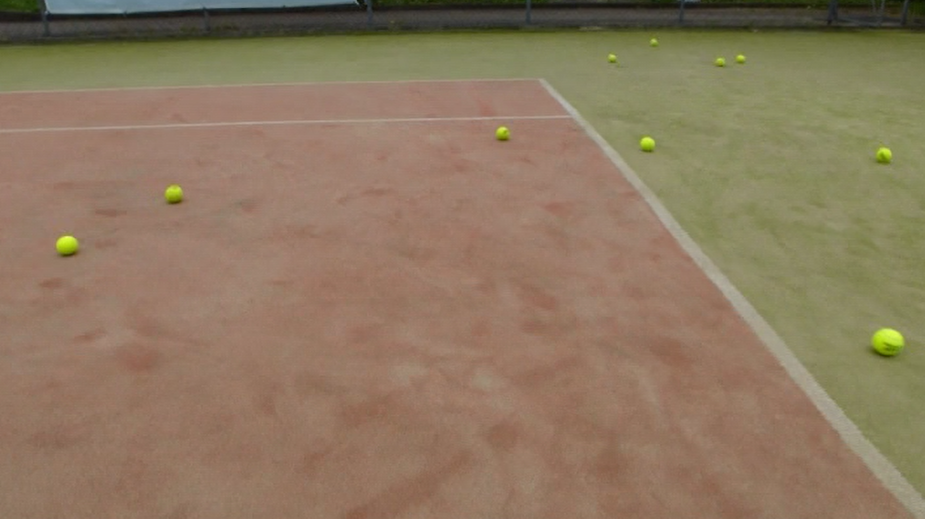
%> input picture p3_imageProcessing/pictures/tennis.png, 925 x 519 px
$ octave Example_Color_SegmentationOfYellowTennisBalls_EuclideanDistance.m   (GNU Octave 9; MATLAB toolbox functions it lacks are replaced by stand-ins)
%> lines starting %> are read from the running program, lines starting %| are printed output that depends on the picture; in (x1, y1, x2, y2) boxes, pixels count from 0 and x2, y2 are one past the last pixel; in counts of white or black regions, pixels touching at a corner belong together; the program's own positions count from 1
% Digital image processing - example
% Color - Segmentation of yellow tennis balls - Euclidean Distance
% lecturer slide: 15

%%
clear all, close all, clc;

%%
I = imread('pictures/tennis.png');
%> I is the input picture: size 519x925x3 uint8; mean R, G, B 140.9, 120.5, 95.9

%%
R = double(I(:,:,1));
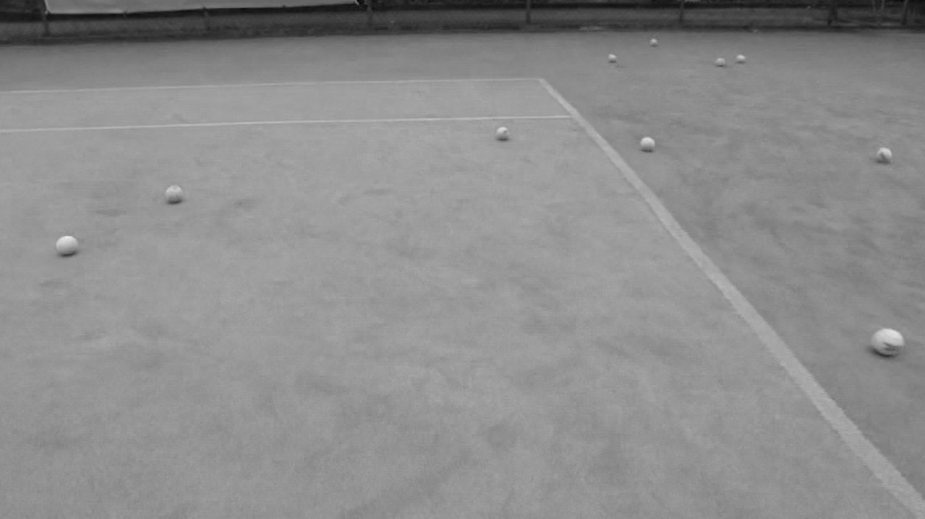
%> R: size 519x925 double; min 8, max 239, mean 140.9
G = double(I(:,:,2));
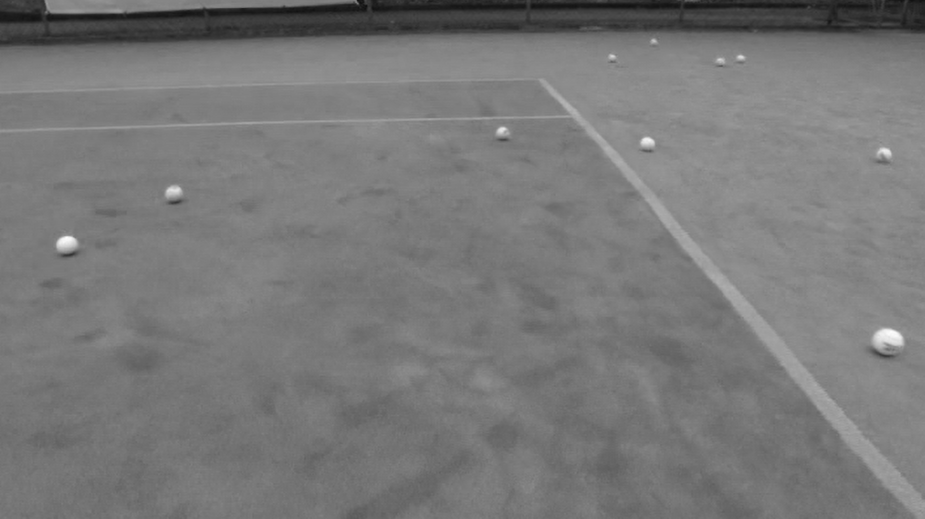
%> G: size 519x925 double; min 17, max 252, mean 120.5
B = double(I(:,:,3));
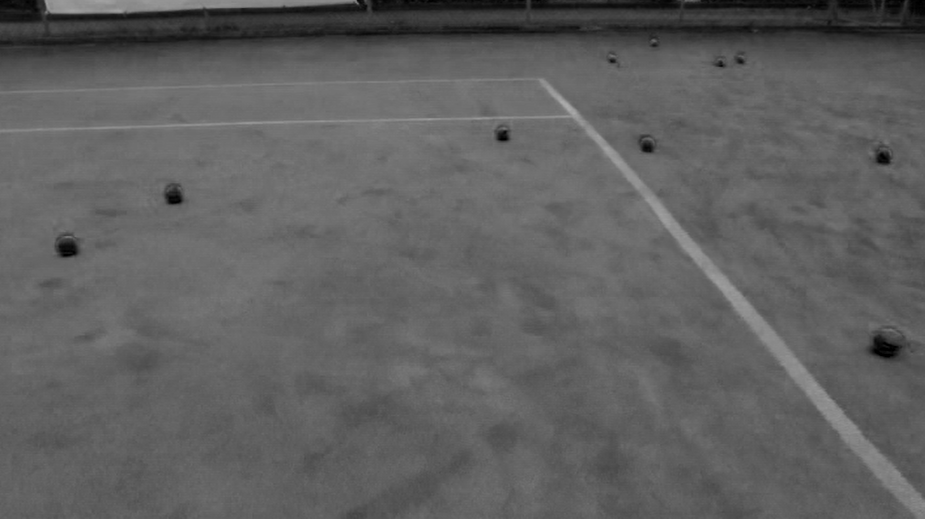
%> B: size 519x925 double; min 0, max 173, mean 95.9

%%
%imshow(I)
%x = impixel
x = [173   206    13;
   214   244    60;
   155   172    28;
   170   198    34;
   190   226    52;
   121   153     6;
   189   223    54;
   190   223    58;
   168   206    15;
   114   143    16;
   175   197    63;
   150   124   106]

%%
a = mean(x)
y = sqrt((R-a(1)).^2+(G-a(2)).^2+(B-a(3)).^2);
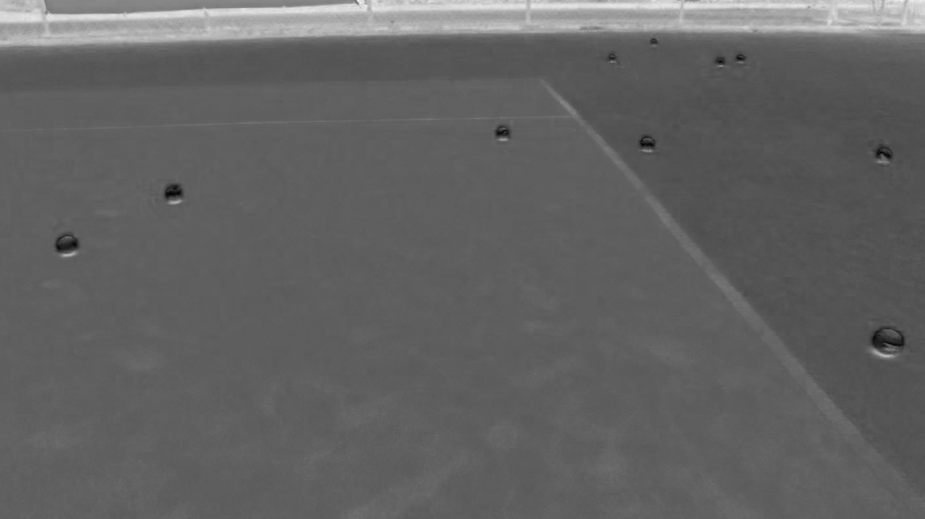
%> y: size 519x925 double; min 3.47, max 239.4, mean 99.2

%%
Ythr = y<70;
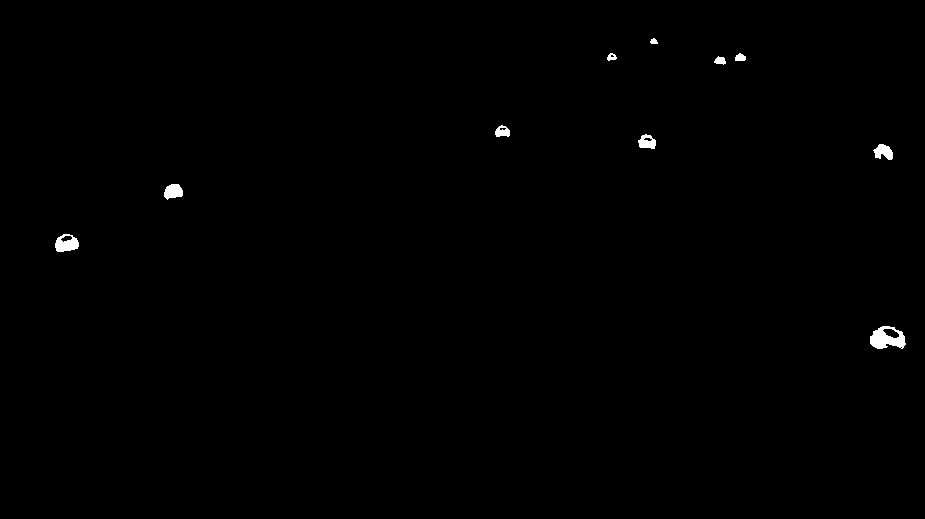
%> Ythr: size 519x925 logical; 0.37% white; 10 white regions, largest, box (x1, y1, x2, y2) and area: (870, 326, 906, 349) 529, (55, 234, 79, 252) 297, (164, 184, 183, 200) 225
imshow(Ythr);

$ run again, with p3_imageProcessing/pictures/texture.JPG saved as p3_imageProcessing/pictures/tennis.png
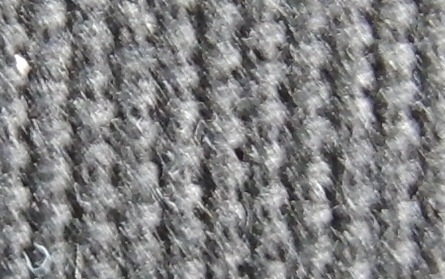
%> input picture p3_imageProcessing/pictures/texture.JPG, 445 x 279 px
%> I is the input picture: size 279x445x3 uint8; mean R, G, B 130.4, 130.2, 131.1
%> `y = sqrt((R-a(1)).^2+(G-a(2)).^2+(B-a(3)).^2);`:
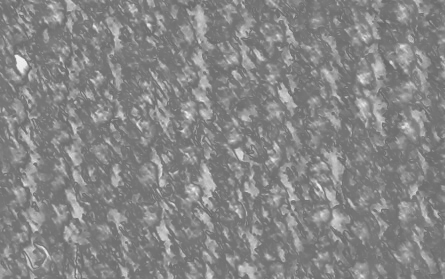
%> y: size 279x445 double; min 101.6, max 238.5, mean 133.9
%> Ythr: size 279x445 logical; every value is 0
